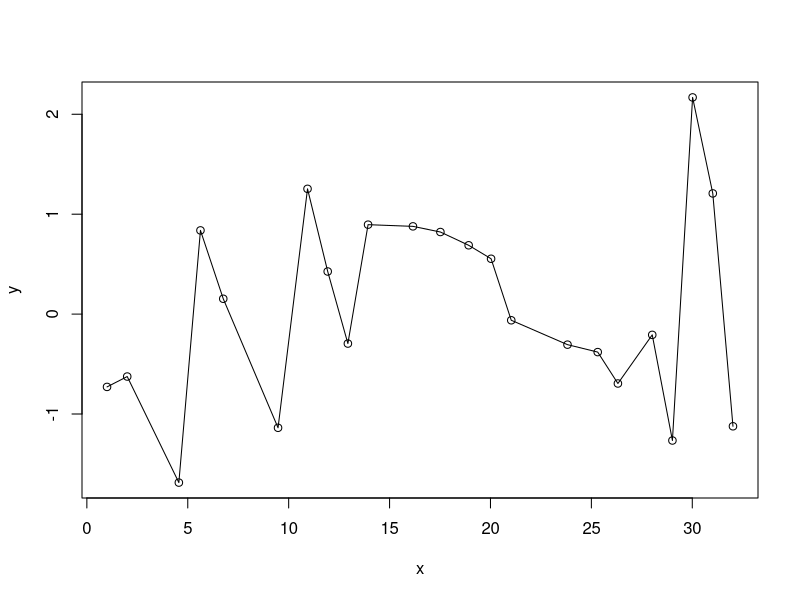

This chart was generated by the following R code:
#make splines 
#inputs: x,y vectors of the same length, x a vector from 1 to n 
#pts number of points to be interpolated between each value in x 
#the output cubic spline, mtd methods to be used
#outputs: extended x, y vectors with length = tot_pts
spline0=function(x,y,pts,mtd){
  res=NA
  
  #check if pts valid
  if(pts < 0 | 
     length(x) != length(y) |
     length(x) < 3){res='invalid inputs'}
  else{
    
    n=length(x)
    nn=1+(n-1)*(pts+1)
    
    #make extended x vector
    x_ext=rep(x[-n],each=pts+1)
    inc=(x[-1]-x[-n])/(pts+1)
    inc_ext=rep(inc,each=pts+1)
    xx=c(x_ext+seq(0,pts)*inc_ext,x[n])
    
    #extended y, leading y, previous y, derivative y vectors
    yy=rep(NA,nn)
    yy[seq(1,nn,pts+1)]=y
    y_n1=c(y[-1],y[n])
    y_n2=c(y[-c(1,2)],y[c(n,n)])
    y_p1=c(c(y[1],y[-n]))
    y_d1=rep(NA,n)
    y_d2=rep(NA,n)
    
    #local maximum, minimum, plateau have frist derivative 0
    mmp = (y <= y_p1 & y <= y_n1) | (y >= y_p1 & y >= y_n1)
    y_d1[mmp]=0
    
    
    
    res=
      #list(x=xx,y=yy)
      data.frame(xx,yy)
      #data.frame(x,inc,y,y_n1,y_n2,y_p1,y_d1,y_d2,mmp,y_d1)
  }
  
}

set.seed(123)
x=cumsum(pmax(rnorm(23,1,1),1))
y=rnorm(23,0,1)

plot(x,y)
lines(x,y)

View(spline0(x,y,2))
